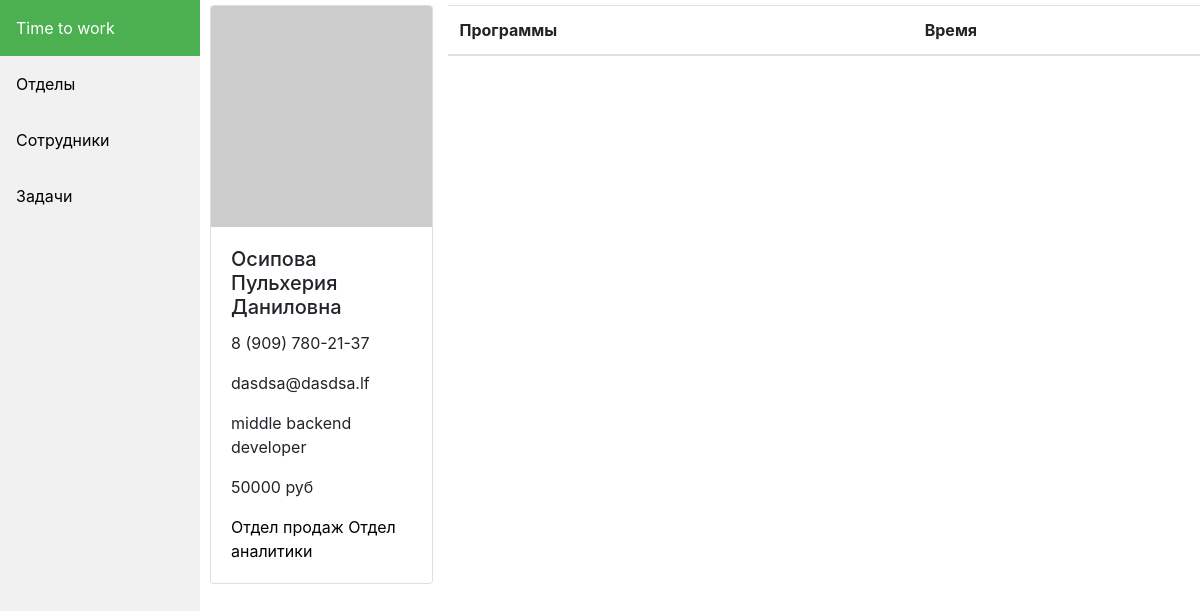
The page /view/4 (signed in) on the database its author committed.
### tables this page shows
CREATE TABLE `users` (
  `id` int(11) NOT NULL,
  `fullName` varchar(255) NOT NULL,
  `gender` varchar(20) NOT NULL,
  `phone` varchar(255) NOT NULL,
  `email` varchar(255) NOT NULL,
  `position` int(11) NOT NULL
);

CREATE TABLE `positions` (
  `id` int(11) NOT NULL,
  `title` varchar(255) NOT NULL,
  `salary` float NOT NULL
);

### config/routes.php (called while the page is built)
<?php
    return array(
        'employees/view/([0-9]+)' => 'employees/view/$1',
        'employees/edit/([0-9]+)' => 'employees/edit/$1',
        'employees/add' => 'employees/add',
        'employees' => 'employees/index',
        'tasks/view/([0-9]+)' => 'tasks/view/$1',
        'tasks/edit/([0-9]+)' => 'tasks/edit/$1',
        'tasks/add' => 'tasks/add',
        'tasks' => 'tasks/index',
        'departments/view/([0-9]+)' => 'departments/view/$1',
        'departments/add' => 'departments/add',
        'departments' => 'departments/index',
        'api/users' => 'api/users',
        'api/tasks' => 'api/tasks',
        'api/login' => 'api/login',
        'api' => 'api',
        '' => 'site/index',
        'login' => 'site/login'
    );

### controllers/EmployeesController.php (called while the page is built, shortened)
<?php
    include_once ROOT. '/models/Employees.php';
    class EmployeesController
    {
        public function actionView($id)
        {
            $employee = Employees::getEmployeeById($id);
            require_once(ROOT . '/view/Employees/view.php');
            return true;
        }
    }

### index.php (called while the page is built, shortened)
<?php
    require_once(ROOT.'/components/Router.php');
    $router = new Router();
    $router->run();

### models/Employees.php (called while the page is built, shortened)
<?php
class Employees
{
    private static function trimName($fullName)
    {
        $tName = explode(' ', $fullName);
        $result = array(
            'name' => $tName[1],
            'surname' => $tName[0],
            'lastname' => $tName[2]
        );
        return $result;
    }
    private static function getShortName($fullname)
    {
        $tname = static::trimName($fullname);
        return $tname['surname'] . ' ' . mb_substr($tname['name'], 0, 1) . '.' . mb_substr($tname['lastname'], 0, 1) . '.';
    }
    public static function getEmployeeById($id)
    {
        $employee = array();
        $db = Db::getConnection();
        $result = $db->query(
            'SELECT users.fullName, users.phone, users.email, users.gender, positions.title as position, positions.salary '
            . 'FROM users '
            . 'JOIN positions on positions.id = users.position '
            . 'WHERE users.id = \''.$id.'\';'
        );
        while($row = $result->fetch()){
            $fullname = static::trimName($row['fullName']);
            $employee['id'] = $id;
            $employee['name'] = $fullname['name'];
            $employee['surname'] = $fullname['surname'];
            $employee['lastname'] = $fullname['lastname'];
            $employee['shortName'] = static::getShortName($row['fullName']);
            $employee['phone'] = $row['phone'];
            $employee['email'] = $row['email'];
            $employee['gender'] = $row['gender'];
            $employee['position'] = $row['position'];
            $employee['salary'] = $row['salary'];
        }
        $result_Departments = $db->query(
            'SELECT departments.title as department '
            . 'FROM departments '
            . 'JOIN department_staff on department_staff.departments_id = departments.id '
            . 'JOIN users on users.id = department_staff.workers_id '
            . 'WHERE users.id = \'' . $id . '\';'
        );
        $departments = array();
        while($row_d = $result_Departments->fetch()){
            array_push($departments,$row_d['department']);
        }
        $employee['departments'] = $departments;
        return $employee;
    }
}

### view/Employees/view.php (the view, shortened to what this page needs)
<div class="row">
    <div class="col-lg-3 col-md-3 col-sm-3">
        <div class="card">
            <img src="https://via.placeholder.com/256" class="card-img-top" alt="">
            <div class="card-body">
                <h5 class="card-title"><?php echo $employee['surname'] . ' ' . $employee['name'] . ' ' . $employee['lastname']; ?></h5>
                <p class="card-text"><?php echo $employee['phone']; ?></p>
                <p class="card-text"><?php echo $employee['email']; ?></p>
                <p class="card-text"><?php echo $employee['position']; ?></p>
                <p class="card-text"><?php echo $employee['salary'] . ' руб'; ?></p>
                <p class="card-text">
                    <?php foreach($employee['departments'] as $item): ?>
                        <a href="#"><? echo $item; ?></a>
                    <?php endforeach; ?>
                </p>
            </div>
        </div>
    </div>
    <table class="table col-lg-9">
        <thead>
            <tr scope="col">
                <th scope="col">Программы</th>
                <th scope="col">Время</th>
            </tr>
        </thead>
        <tbody>
        </tbody>
    </table>
</div>

### components/Router.php (shortened to what this page needs)
<?php
    class Router
    {
        private $routes;
        public function __construct()
        {
            $routesPath = ROOT.'/config/routes.php';
            $this->routes = include($routesPath);
        }
        private function getURI()
        {
            if (!empty($_SERVER['REQUEST_URI'])){
                $uri = trim($_SERVER['REQUEST_URI'], '/');
            }
            return $uri;
        }
        public function run()
        {
            $uri = $this->getURI();
            foreach ($this->routes as $uriPattern => $path) {
                if(preg_match("~$uriPattern~", $uri)){
                    $internalRoute = preg_replace("~$uriPattern~", $path, $uri);
                    $segment = explode('/', $internalRoute);
                    $controllerName = array_shift($segment);
                    $actionName = 'action'.ucfirst(array_shift($segment));
                    $parameters = $segment;
                    $controllerObject = new $controllerName();
                    $result = call_user_func_array(array($controllerObject, $actionName), $parameters);
                    if ($result != null) {
                        break;
                    }
                }
            }
        }
    }

### view/css/style.css (style rules this page uses)
a, a:hover { color: black; }
.sidenav { margin: 0; padding: 0; width: 200px; background-color: #f1f1f1; position: fixed; height: 100%; overflow: auto; }
.sidenav a { display: block; color: black; padding: 16px; text-decoration: none; }
.sidenav a.active { background-color: #4CAF50; color: white; }
div.content { margin-left: 200px; padding: 5px 10px; height: 100%; }

### rows shown on the page
users: value "Time to work Отделы Сотрудники Задачи", surname "Осипова", name "Пульхерия", lastname "Даниловна", phone "8 (909) 780-21-37", email "dasdsa@dasdsa.lf", positions.title "middle backend developer", positions.salary "50000", item "Отдел продаж", item "Отдел аналитики"
